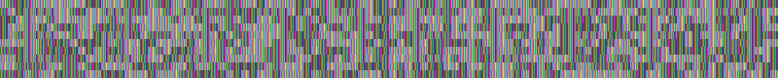
#> input picture clue.png, 778 x 78 px
$ python gpt_keyhint.py clue.png
#> lines starting #> are read from the running program, lines starting #| are printed output that depends on the picture; after the words box and inside, x2 and y2 are one past the last pixel; in counts of white or black regions, pixels touching at a corner belong together
#!/usr/bin/env python3
"""
extract_boundaries_from_clue.py

Usage:
    python extract_boundaries_from_clue.py clue.png --outdir out

Requirements:
    pip install pillow numpy
"""
import argparse
from pathlib import Path
from PIL import Image, ImageOps, ImageFilter, ImageDraw
import numpy as np
import hashlib
import sys

BLOCK_BYTES = 16  # AES block size
PIXELS_PER_BLOCK = 4  # RGBA -> 4 bytes/pixel -> 16 bytes = 4 pixels

def vis_xor_adj_raw_to_image(raw_bytes, w, h, channels=4, block_size=BLOCK_BYTES):
    """
    Build an RGB image where each block's color = XOR(prev_block, block) first 3 bytes.
    Returns a PIL.Image (RGB).
    """
    blocks = [ raw_bytes[i:i+block_size] for i in range(0, len(raw_bytes), block_size) ]
    out_buf = bytearray(w * h * 3)
    prev = None
    def block_xor_color(a, b):
        la = len(a); lb = len(b)
        L = max(la, lb)
        res0 = 0
        res1 = 0
        res2 = 0
        # compute first 3 bytes of XOR (or fallback)
        for i in range(3):
            ai = a[i] if i < la else 0
            bi = b[i] if i < lb else 0
            xr = ai ^ bi
            if i == 0: res0 = xr
            elif i == 1: res1 = xr
            else: res2 = xr
        return (res0, res1, res2)
    total_pixels = w * h
    for bi, blk in enumerate(blocks):
        start_byte = bi * block_size
        end_byte = min(start_byte + block_size, len(raw_bytes))
        start_pixel = start_byte // channels
        end_pixel = (end_byte + channels - 1) // channels
        if bi == 0:
            color = (0,0,0)
        else:
            color = block_xor_color(prev, blk)
        prev = blk
        for p in range(start_pixel, end_pixel):
            if p >= total_pixels:
                break
            off = p * 3
            out_buf[off:off+3] = bytes(color)
    return Image.frombytes("RGB", (w, h), bytes(out_buf))

def enhance_and_threshold(img_rgb, median_size=3, thresh=18):
    """
    Convert to grayscale, median filter, compute horizontal diff and threshold.
    Returns binary numpy array (0/255).
    """
    gray = img_rgb.convert("L")
    # median filter to reduce 1-pixel vertical flicker noise
    if median_size and median_size > 1:
        gray = gray.filter(ImageFilter.MedianFilter(size=median_size))
    arr = np.array(gray, dtype=np.int16)
    # horizontal absolute difference
    diff = np.abs(np.diff(arr, axis=1))
    diff = np.pad(diff, ((0,0),(1,0)), mode='constant', constant_values=0)
    # threshold
    mask = (diff >= thresh).astype(np.uint8) * 255
    return mask

def morph_close_pil(mask_arr, kernel_size=3):
    """
    Do morphological closing (dilation then erosion) using PIL MaxFilter/MinFilter.
    mask_arr: numpy uint8 (0/255)
    kernel_size: odd >=3 (PIL MaxFilter uses size)
    Returns numpy uint8 (0/255).
    """
    im = Image.fromarray(mask_arr)
    # MaxFilter/MinFilter sizes are odd integers; they are morphological dilation/erosion-ish
    im_d = im.filter(ImageFilter.MaxFilter(size=kernel_size))
    im_c = im_d.filter(ImageFilter.MinFilter(size=kernel_size))
    return np.array(im_c, dtype=np.uint8)

def find_significant_columns(mask_arr, min_fraction=0.12, expand=1):
    """
    Compute column sums and return list of column indices whose summed edge pixels
    exceed min_fraction * max_sum.
    Optionally expand each found column by 'expand' pixels on both sides.
    """
    col_sum = mask_arr.sum(axis=0)  # sum of 0/255 values
    if col_sum.size == 0:
        return []
    max_s = col_sum.max()
    if max_s == 0:
        return []
    threshold = max_s * min_fraction
    cols = np.where(col_sum >= threshold)[0].tolist()
    # expand and unique-sort
    cols_exp = set()
    for c in cols:
        for x in range(c-expand, c+expand+1):
            if 0 <= x < mask_arr.shape[1]:
                cols_exp.add(x)
    return sorted(cols_exp)

def overlay_columns_on_image(img_path, cols, out_path, line_color=(255,0,0), width=2):
    img = Image.open(img_path).convert("RGBA")
    draw = ImageDraw.Draw(img, 'RGBA')
    w,h = img.size
    for c in cols:
        x0 = max(0, c - width//2)
        x1 = min(w-1, c + width//2)
        # draw translucent red line (or solid)
        draw.rectangle([ (x0,0), (x1,h-1) ], fill=(line_color[0], line_color[1], line_color[2], 200))
    img.save(out_path)

def main():
    ap = argparse.ArgumentParser()
    ap.add_argument("input", help="input image (clue.png)")
    ap.add_argument("--outdir", default="ecb_edges_out", help="output folder")
    ap.add_argument("--median", type=int, default=5, help="median filter size (odd int)")
    ap.add_argument("--thresh", type=int, default=18, help="horizontal diff threshold")
    ap.add_argument("--morph", type=int, default=5, help="morph close kernel size (odd)")
    ap.add_argument("--colfrac", type=float, default=0.12, help="column selection fraction of max")
    ap.add_argument("--expand", type=int, default=1, help="expand columns by this many px")
    args = ap.parse_args()

    inp = Path(args.input)
    outdir = Path(args.outdir)
    outdir.mkdir(parents=True, exist_ok=True)

    # load RGBA raw bytes
    img = Image.open(inp).convert("RGBA")
#> img is the input picture: PIL image 778x78 RGBA; mean R, G, B, A 127, 127.1, 127.1, 255
    w,h = img.size
#> w = 778; h = 78
    raw = img.tobytes()
    channels = 4
    print("loaded:", inp, "size:", w, h, "bytes:", len(raw))
#| loaded: clue.png size: 778 78 bytes: 242736

    # 1) vis_xor_adj visualization
    vis = vis_xor_adj_raw_to_image(raw, w, h, channels=channels, block_size=BLOCK_BYTES)
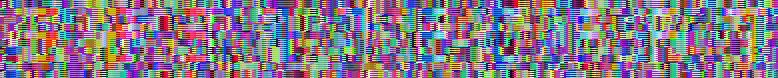
#> vis: PIL image 778x78 RGB; mean R, G, B 133.4, 121.1, 134.2
    vis_path = outdir / "vis_xor_adj.png"
    vis.save(vis_path)
    print("saved XOR visualization:", vis_path)

    # 2) make mask from visualization
    mask = enhance_and_threshold(vis, median_size=args.median, thresh=args.thresh)
#> in enhance_and_threshold, `gray = gray.filter(ImageFilter.MedianFilter(size=median_size))`:
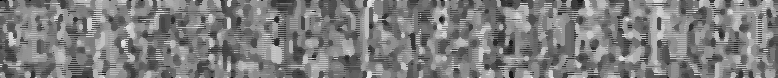
#> gray: PIL image 778x78 L; min 0, max 240, mean 125.7
#> in enhance_and_threshold, `diff = np.abs(np.diff(arr, axis=1))`:
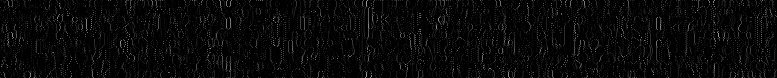
#> diff: shape (78, 777) int16; min 0, max 153, mean 8.8
#> in enhance_and_threshold, `mask = (diff >= thresh).astype(np.uint8) * 255`:
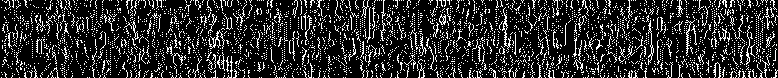
#> mask: shape (78, 778); 17.4% white in thin lines or dots
    mask_path = outdir / "mask_edges_raw.png"
    Image.fromarray(mask).save(mask_path)
    print("saved raw mask:", mask_path)

    # 3) morph close
    mask_closed = morph_close_pil(mask, kernel_size=args.morph)
#> in morph_close_pil, `im_d = im.filter(ImageFilter.MaxFilter(size=kernel_size))`: im_d: PIL image 778x78 L; 92.6% white; 387 black regions (322 under 20 px), largest, box (x1, y1, x2, y2) and area: (20, 46, 44, 71) 163, (560, 24, 573, 53) 149, (348, 59, 360, 78) 116
#> in morph_close_pil, `im_c = im_d.filter(ImageFilter.MinFilter(size=kernel_size))`:
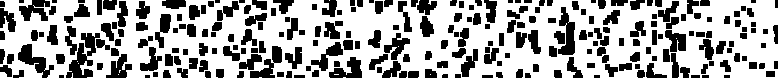
#> im_c: PIL image 778x78 L; 65.6% white; 253 black regions (13 under 20 px), largest, box (x1, y1, x2, y2) and area: (66, 33, 100, 78) 701, (18, 44, 54, 78) 477, (558, 7, 575, 55) 466
    mask_closed_path = outdir / "mask_edges_closed.png"
    Image.fromarray(mask_closed).save(mask_closed_path)
    print("saved closed mask:", mask_closed_path)

    # 4) find significant columns
    cols = find_significant_columns(mask_closed, min_fraction=args.colfrac, expand=args.expand)
#> in find_significant_columns, `col_sum = mask_arr.sum(axis=0)`: col_sum = 778 values, max 19890 at index 132, min 3570 at index 674, mean 13057.4
#> in find_significant_columns, `max_s = col_sum.max()`: max_s = 19890
#> in find_significant_columns, `threshold = max_s * min_fraction`: threshold = 2386.8
#> in find_significant_columns, `cols = np.where(col_sum >= threshold)[0].tolist()`: cols = 778 values from 0 to 777
#> after the loop in find_significant_columns, `for c in cols:`: cols_exp = 778 items
#> cols = 778 values from 0 to 777
    print("found columns:", cols)
#> (printed output is left out)
    # save columns
    cols_path = outdir / "columns.txt"
    cols_path.write_text("\n".join(str(c) for c in cols))
    print("saved column list:", cols_path)

    # 5) overlay on original
    overlay_path = outdir / "overlay_lines.png"
    overlay_columns_on_image(inp, cols, overlay_path, width=3)
#> the loop in overlay_columns_on_image, `for c in cols:` made 778 passes
#> x0 on passes 1 to 3: 0, 0, 1
#> in overlay_columns_on_image, `img.save(out_path)`:
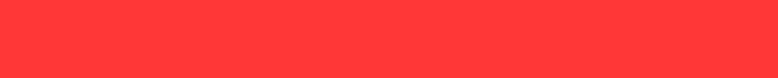
#> saved as overlay_lines.png: PIL image 778x78 RGBA; mean R, G, B, A 255, 0, 0, 200; transparent parts drawn white
    print("saved overlay:", overlay_path)

    # 6) optional: save a visualization that highlights mask on vis image
    vis_masked = Image.open(vis_path).convert("RGBA")
    mask_img = Image.fromarray(mask_closed)
    mask_rgb = ImageOps.colorize(Image.fromarray(mask_closed), black="black", white="yellow").convert("RGBA")
    vis_masked.paste(mask_rgb, (0,0), mask_img)
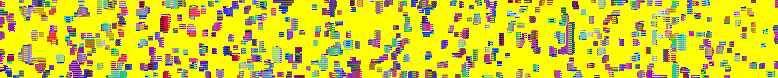
#> vis_masked: PIL image 778x78 RGBA; mean R, G, B, A 214.2, 208.2, 46.1, 255
    vis_masked.save(outdir / "vis_with_mask_overlay.png")
    print("saved vis_with_mask_overlay.png")

if __name__ == "__main__":
    main()
